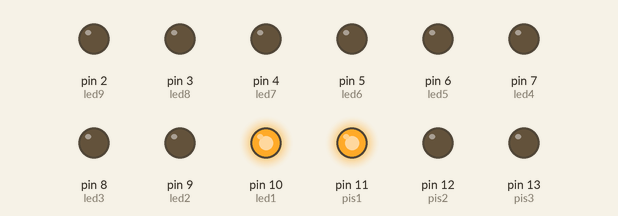
Recording of a sketch running on a simulated Arduino Uno, built with avr-gcc and run on an emulated ATmega328P. Shown: output pins drawn as LEDs (lit = HIGH).

Above: at 0.1 s.
At 1.7 s:
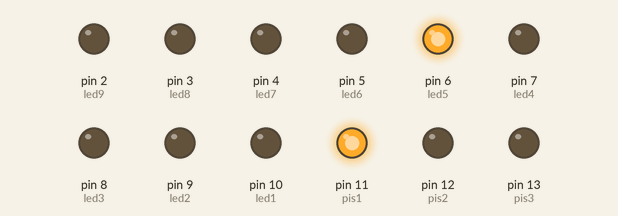
At 3.3 s:
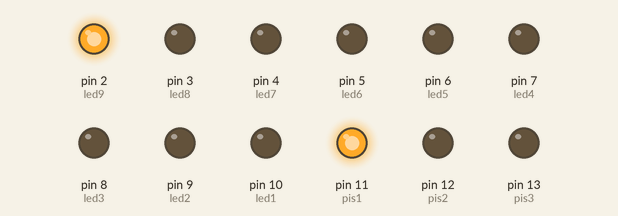
At 6.9 s:
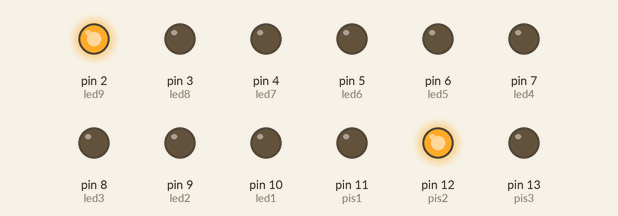
At 10.5 s:
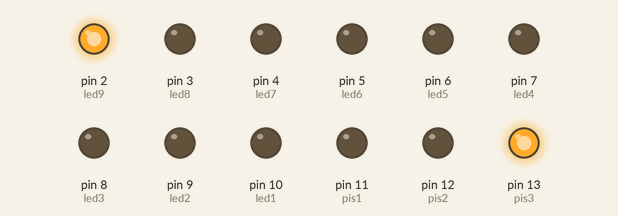
At 13.9 s:
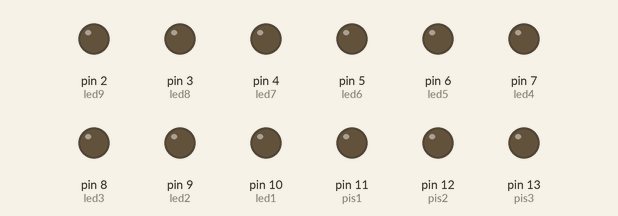
Timing chart, 0 to 14.2 s (numbered marks = the images above):
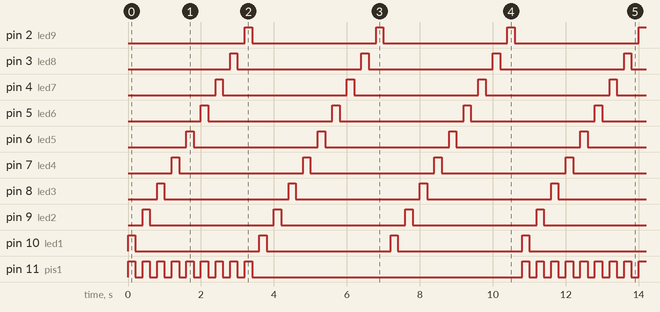

The sketch:

Cubo_led_prova.ino
```cpp
/****************************************************************
**                                                             **
**                           TÍTOL: Cubo 3x3x3                 **
**                                                             **
**                                                             **
**  NOM: EDDER GARCIA PINO                     DATA 23/01/2017 **
****************************************************************/
//************************ INCLUDE ******************************


//*********************** VARIABLES *****************************
int led1 = 10;
int led2 = 9;
int led3 = 8;
int led4 = 7;
int led5 = 6;
int led6 = 5;
int led7 = 4;
int led8 = 3;
int led9 = 2;
int pis1 = 11;
int pis2 = 12;
int pis3 = 13;
int pausa = 200;

//************************* SETUP *******************************

void setup()                // configura el final de salida
{
  pinMode(led1, OUTPUT);
  pinMode(led2, OUTPUT);
  pinMode(led3, OUTPUT);
  pinMode(led4, OUTPUT);
  pinMode(led5, OUTPUT);
  pinMode(led6, OUTPUT);
  pinMode(led7, OUTPUT);
  pinMode(led8, OUTPUT);
  pinMode(led9, OUTPUT);
  pinMode(pis1, OUTPUT);
  pinMode(pis2, OUTPUT);
  pinMode(pis3, OUTPUT);

}


//************************** LOOP *******************************

void loop()               // inicia el bucle del programa
{


  // pis 1 (encendre i apagar els leds del 1 al 9)

  digitalWrite (led1, HIGH);
  digitalWrite (pis1, HIGH);

  delay(pausa);

  digitalWrite (led1, LOW);
  digitalWrite (pis1, LOW);

  delay(pausa);

  digitalWrite (led2, HIGH);
  digitalWrite (pis1, HIGH);

  delay(pausa);

  digitalWrite (led2, LOW);
  digitalWrite (pis1, LOW);

  delay(pausa);

  digitalWrite (led3, HIGH);
  digitalWrite (pis1, HIGH);

  delay(pausa);

  digitalWrite (led3, LOW);
  digitalWrite (pis1, LOW);

  delay(pausa);

  digitalWrite (led4, HIGH);
  digitalWrite (pis1, HIGH);

  delay(pausa);

  digitalWrite (led4, LOW);
  digitalWrite (pis1, LOW);

  delay(pausa);

  digitalWrite (led5, HIGH);
  digitalWrite (pis1, HIGH);

  delay(pausa);

  digitalWrite (led5, LOW);
  digitalWrite (pis1, LOW);

  delay(pausa);

  digitalWrite (led6, HIGH);
  digitalWrite (pis1, HIGH);

  delay(pausa);

  digitalWrite (led6, LOW);
  digitalWrite (pis1, LOW);

  delay(pausa);

  digitalWrite (led7, HIGH);
  digitalWrite (pis1, HIGH);

  delay(pausa);

  digitalWrite (led7, LOW);
  digitalWrite (pis1, LOW);

  delay(pausa);

  digitalWrite (led8, HIGH);
  digitalWrite (pis1, HIGH);

  delay(pausa);

  digitalWrite (led8, LOW);
  digitalWrite (pis1, LOW);

  delay(pausa);

  digitalWrite (led9, HIGH);
  digitalWrite (pis1, HIGH);

  delay(pausa);

  digitalWrite (led9, LOW);
  digitalWrite (pis1, LOW);

  delay(pausa);


  // pis 2 (encendre i apagar els leds del 1 al 9)

  digitalWrite (led1, HIGH);
  digitalWrite (pis2, HIGH);

  delay(pausa);

  digitalWrite (led1, LOW);

  digitalWrite (pis2, LOW);

  delay(pausa);

  digitalWrite (led2, HIGH);
  digitalWrite (pis2, HIGH);

  delay(pausa);

  digitalWrite (led2, LOW);
  digitalWrite (pis2, LOW);

  delay(pausa);

  digitalWrite (led3, HIGH);
  digitalWrite (pis2, HIGH);

  delay(pausa);

  digitalWrite (led3, LOW);
  digitalWrite (pis2, LOW);

  delay(pausa);

  digitalWrite (led4, HIGH);
  digitalWrite (pis2, HIGH);

  delay(pausa);

  digitalWrite (led4, LOW);
  digitalWrite (pis2, LOW);

  delay(pausa);

  digitalWrite (led5, HIGH);
  digitalWrite (pis2, HIGH);

  delay(pausa);

  digitalWrite (led5, LOW);
  digitalWrite (pis2, LOW);

  delay(pausa);

  digitalWrite (led6, HIGH);
  digitalWrite (pis2, HIGH);

  delay(pausa);

  digitalWrite (led6, LOW);
  digitalWrite (pis2, LOW);

  delay(pausa);


  digitalWrite (led7, HIGH);
  digitalWrite (pis2, HIGH);

  delay(pausa);

  digitalWrite (led7, LOW);
  digitalWrite (pis2, LOW);

  delay(pausa);

  digitalWrite (led8, HIGH);
  digitalWrite (pis2, HIGH);

  delay(pausa);

  digitalWrite (led8, LOW);
  digitalWrite (pis2, LOW);

  delay(pausa);

  digitalWrite (led9, HIGH);
  digitalWrite (pis2, HIGH);

  delay(pausa);

  digitalWrite (led9, LOW);
  digitalWrite (pis2, LOW);

  delay(pausa);


  // pis3 (encendre i apagar els leds del 1 al 9)

  digitalWrite (led1, HIGH);
  digitalWrite (pis3, HIGH);

  delay(pausa);

  digitalWrite (led1, LOW);
  digitalWrite (pis3, LOW);

  delay(pausa);

  digitalWrite (led2, HIGH);
  digitalWrite (pis3, HIGH);

  delay(pausa);

  digitalWrite (led2, LOW);
  digitalWrite (pis3, LOW);

  delay(pausa);

  digitalWrite (led3, HIGH);
  digitalWrite (pis3, HIGH);

  delay(pausa);

  digitalWrite (led3, LOW);
  digitalWrite (pis3, LOW);

  delay(pausa);

  digitalWrite (led4, HIGH);
  digitalWrite (pis3, HIGH);

  delay(pausa);

  digitalWrite (led4, LOW);
  digitalWrite (pis3, LOW);

  delay(pausa);

  digitalWrite (led5, HIGH);
  digitalWrite (pis3, HIGH);

  delay(pausa);

  digitalWrite (led5, LOW);
  digitalWrite (pis3, LOW);

  delay(pausa);

  digitalWrite (led6, HIGH);
  digitalWrite (pis3, HIGH);

  delay(pausa);

  digitalWrite (led6, LOW);
  digitalWrite (pis3, LOW);

  delay(pausa);

  digitalWrite (led7, HIGH);
  digitalWrite (pis3, HIGH);

  delay(pausa);

  digitalWrite (led7, LOW);
  digitalWrite (pis3, LOW);

  delay(pausa);

  digitalWrite (led8, HIGH);
  digitalWrite (pis3, HIGH);

  delay(pausa);

  digitalWrite (led8, LOW);
  digitalWrite (pis3, LOW);

  delay(pausa);

  digitalWrite (led9, HIGH);
  digitalWrite (pis3, HIGH);

  delay(pausa);

  digitalWrite (led9, LOW);
  digitalWrite (pis3, LOW);

  delay(pausa);

}


//************************* FUNCIONS ****************************
```

Measured:
- by itself, pin 11 (pis1), pin 12 (pis2), pin 13 (pis3): repeats every 10.8 s: 8 × (LOW 0.20 s, HIGH 0.20 s), LOW 7.4 s, HIGH 0.20 s
- by itself, pin 2 (led9), pin 3 (led8), pin 4 (led7), pin 5 (led6), pin 6 (led5), pin 7 (led4), pin 8 (led3), pin 9 (led2), pin 10 (led1): alternates HIGH for 0.20 s and LOW for 3.4 s
- by itself, everything shown: repeats every 10.8 s, in 54 steps
